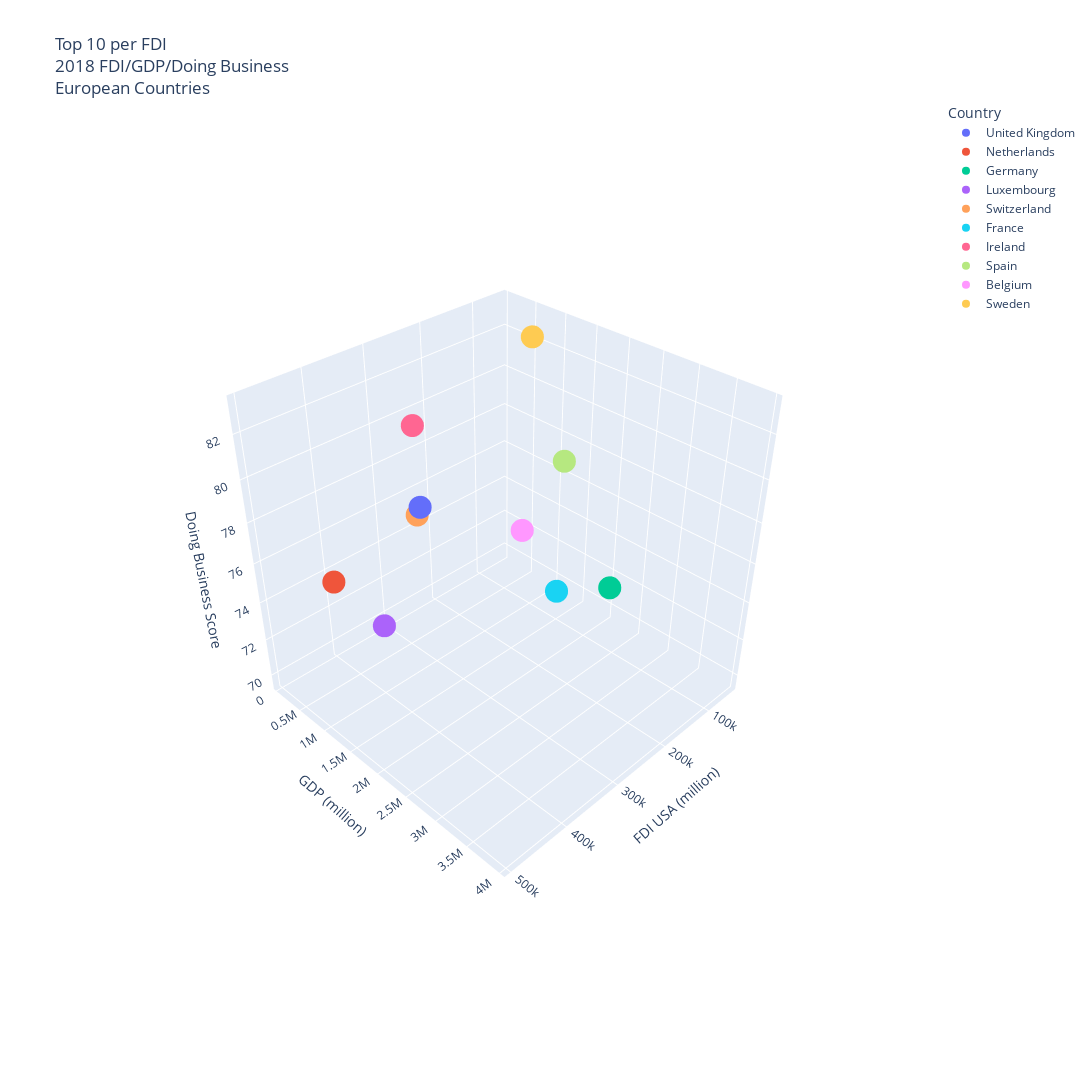

Write notebook code for a chart like this one.
### Code cell
europe_top_10_fdi_gdp_db_3d = px.scatter_3d(
    europe_top_10_format_name,
    x="FDI USA (million)",
    y="GDP (million)",
    z="Doing Business Score",
    width=2000,
    height=1200,
    title="Top 10 per FDI<br>2018 FDI/GDP/Doing Business<br>European Countries",
    color="Country",
)
europe_top_10_fdi_gdp_db_3d.write_image("europe_top_10_fdi_gdp_db_3d.png")
europe_top_10_fdi_gdp_db_3d

### Figure 1 — Plotly figure (JSON) as saved in the notebook; plotly's stock layout.template omitted (floating-point values rounded to 4 significant figures)
{"data": [{"hovertemplate": "Country=United Kingdom<br>FDI USA (million)=%{x}<br>GDP (million)=%{y}<br>Doing Business Score=%{z}<extra></extra>", "legendgroup": "United Kingdom", "marker": {"color": "#636efa", "symbol": "circle"}, "mode": "markers", "name": "United Kingdom", "scene": "scene", "showlegend": true, "type": "scatter3d", "x": [496622], "y": [2861000.0], "z": [83.2]}, {"hovertemplate": "Country=Netherlands<br>FDI USA (million)=%{x}<br>GDP (million)=%{y}<br>Doing Business Score=%{z}<extra></extra>", "legendgroup": "Netherlands", "marker": {"color": "#EF553B", "symbol": "circle"}, "mode": "markers", "name": "Netherlands", "scene": "scene", "showlegend": true, "type": "scatter3d", "x": [462303], "y": [914100.0], "z": [76.1]}, {"hovertemplate": "Country=Germany<br>FDI USA (million)=%{x}<br>GDP (million)=%{y}<br>Doing Business Score=%{z}<extra></extra>", "legendgroup": "Germany", "marker": {"color": "#00cc96", "symbol": "circle"}, "mode": "markers", "name": "Germany", "scene": "scene", "showlegend": true, "type": "scatter3d", "x": [328124], "y": [3950000.0], "z": [79.3]}, {"hovertemplate": "Country=Luxembourg<br>FDI USA (million)=%{x}<br>GDP (million)=%{y}<br>Doing Business Score=%{z}<extra></extra>", "legendgroup": "Luxembourg", "marker": {"color": "#ab63fa", "symbol": "circle"}, "mode": "markers", "name": "Luxembourg", "scene": "scene", "showlegend": true, "type": "scatter3d", "x": [312976], "y": [70920.0], "z": [69.6]}, {"hovertemplate": "Country=Switzerland<br>FDI USA (million)=%{x}<br>GDP (million)=%{y}<br>Doing Business Score=%{z}<extra></extra>", "legendgroup": "Switzerland", "marker": {"color": "#FFA15A", "symbol": "circle"}, "mode": "markers", "name": "Switzerland", "scene": "scene", "showlegend": true, "type": "scatter3d", "x": [295783], "y": [705100.0], "z": [76.6]}, {"hovertemplate": "Country=France<br>FDI USA (million)=%{x}<br>GDP (million)=%{y}<br>Doing Business Score=%{z}<extra></extra>", "legendgroup": "France", "marker": {"color": "#19d3f3", "symbol": "circle"}, "mode": "markers", "name": "France", "scene": "scene", "showlegend": true, "type": "scatter3d", "x": [268169], "y": [2788000.0], "z": [76]}, {"hovertemplate": "Country=Ireland<br>FDI USA (million)=%{x}<br>GDP (million)=%{y}<br>Doing Business Score=%{z}<extra></extra>", "legendgroup": "Ireland", "marker": {"color": "#FF6692", "symbol": "circle"}, "mode": "markers", "name": "Ireland", "scene": "scene", "showlegend": true, "type": "scatter3d", "x": [265004], "y": [382700.0], "z": [80.1]}, {"hovertemplate": "Country=Spain<br>FDI USA (million)=%{x}<br>GDP (million)=%{y}<br>Doing Business Score=%{z}<extra></extra>", "legendgroup": "Spain", "marker": {"color": "#B6E880", "symbol": "circle"}, "mode": "markers", "name": "Spain", "scene": "scene", "showlegend": true, "type": "scatter3d", "x": [83379], "y": [1420000.0], "z": [77.6]}, {"hovertemplate": "Country=Belgium<br>FDI USA (million)=%{x}<br>GDP (million)=%{y}<br>Doing Business Score=%{z}<extra></extra>", "legendgroup": "Belgium", "marker": {"color": "#FF97FF", "symbol": "circle"}, "mode": "markers", "name": "Belgium", "scene": "scene", "showlegend": true, "type": "scatter3d", "x": [64661], "y": [542700.0], "z": [72.2]}, {"hovertemplate": "Country=Sweden<br>FDI USA (million)=%{x}<br>GDP (million)=%{y}<br>Doing Business Score=%{z}<extra></extra>", "legendgroup": "Sweden", "marker": {"color": "#FECB52", "symbol": "circle"}, "mode": "markers", "name": "Sweden", "scene": "scene", "showlegend": true, "type": "scatter3d", "x": [49546], "y": [555500.0], "z": [82.2]}], "layout": {"height": 1200, "legend": {"title": {"text": "Country"}, "tracegroupgap": 0}, "scene": {"aspectmode": "auto", "aspectratio": {"x": 1, "y": 1, "z": 1}, "camera": {"center": {"x": 0, "y": 0, "z": 0}, "eye": {"x": 1.783, "y": 1.783, "z": 1.783}, "projection": {"type": "perspective"}, "up": {"x": 0, "y": 0, "z": 1}}, "domain": {"x": [0, 1], "y": [0, 1]}, "xaxis": {"title": {"text": "FDI USA (million)"}, "type": "linear"}, "yaxis": {"title": {"text": "GDP (million)"}, "type": "linear"}, "zaxis": {"title": {"text": "Doing Business Score"}, "type": "linear"}}, "title": {"text": "Top 10 per FDI<br>2018 FDI/GDP/Doing Business<br>European Countries"}, "width": 2000}}
